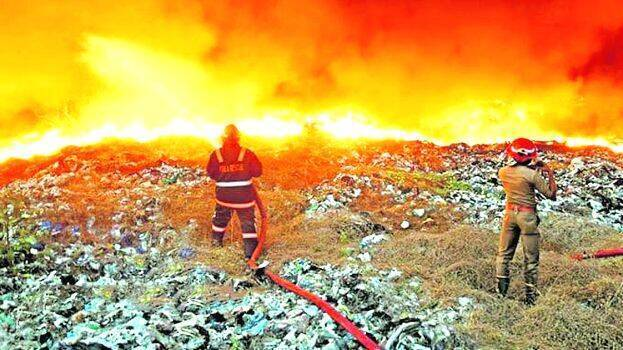
#> input picture classification/bramapuram.jpg, 623 x 350 px, given in place of the camera
$ python fire-hsv.py
#> lines starting #> are read from the running program, lines starting #| are printed output that depends on the picture; after the words box and inside, x2 and y2 are one past the last pixel; in counts of white or black regions, pixels touching at a corner belong together

import cv2
import numpy as np
import smtplib
import playsound
import threading

Alarm_Status = False
Email_Status = False
Fire_Reported = 0

def play_alarm_sound_function():
	while True:
		playsound.playsound('alarm-sound.mp3',True)

def send_mail_function():

    recipientEmail = "timothi2023@gmail.com"
    recipientEmail = recipientEmail.lower()

    try:
        server = smtplib.SMTP('smtp.gmail.com', 587)
        server.ehlo()
        server.starttls()
        server.login("timothi2023@gmail.com", 'rido zexv mpdq wpvk')
        server.sendmail('timothi2023@gmail.com', recipientEmail, "Warning A Fire Accident has been reported on ABC Company")
        print("sent to {}".format(recipientEmail))
        server.close()
    except Exception as e:
    	print(e)


video = cv2.VideoCapture(0) # If you want to use webcam use Index like 0,1.


while True:
    (grabbed, frame) = video.read()
#> frame is the input picture: shape (350, 623, 3); mean B, G, R 81.1, 159, 204.4
    if not grabbed:
        break

    frame = cv2.resize(frame, (960, 540))
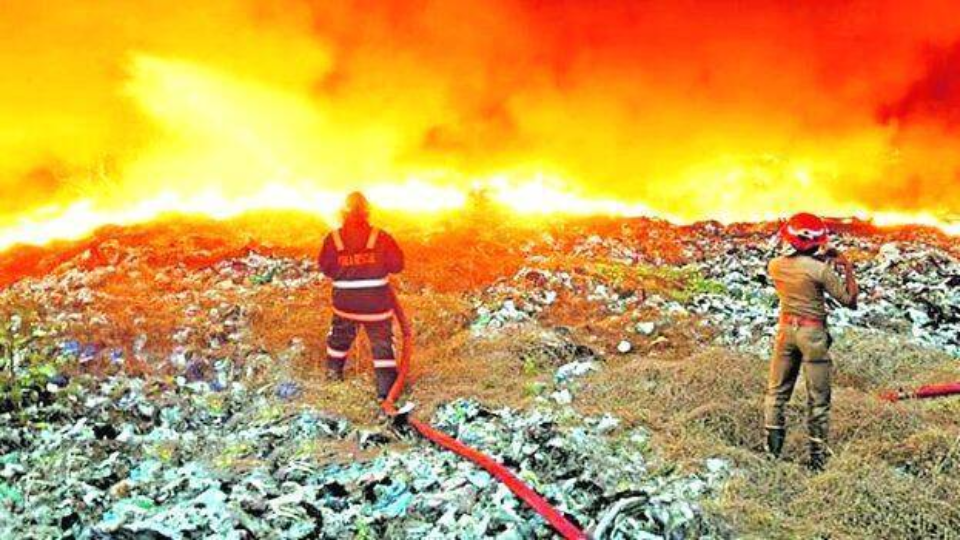
#> frame: shape (540, 960, 3); mean B, G, R 80.9, 158.8, 204.3

    blur = cv2.GaussianBlur(frame, (21, 21), 0)
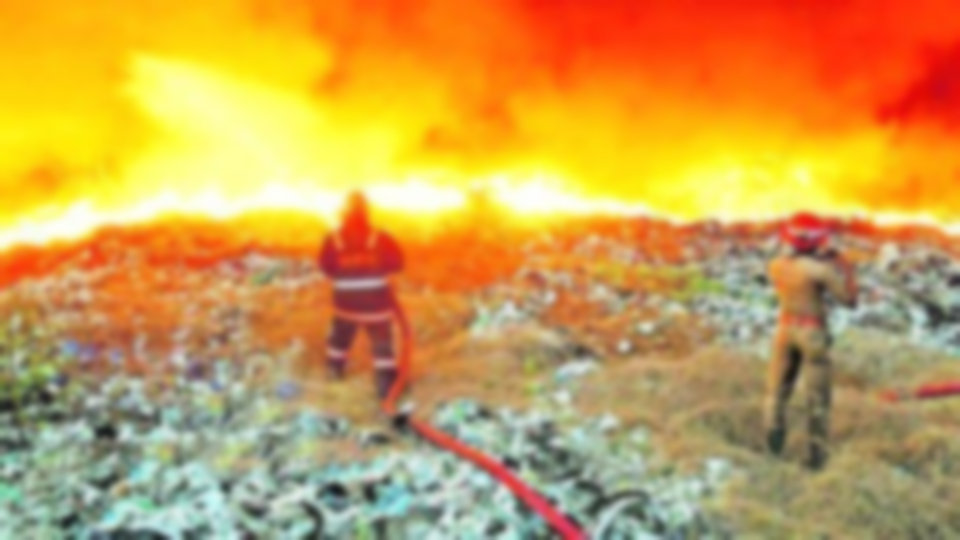
#> blur: shape (540, 960, 3); mean B, G, R 80.9, 158.8, 204.3
    hsv = cv2.cvtColor(blur, cv2.COLOR_BGR2HSV)
#> hsv: shape (540, 960, 3); mean H, S, V 30.6, 145.5, 208.7

    lower = [18, 50, 50]
    upper = [35, 255, 255]
    lower = np.array(lower, dtype="uint8")
    upper = np.array(upper, dtype="uint8")

    mask = cv2.inRange(hsv, lower, upper)
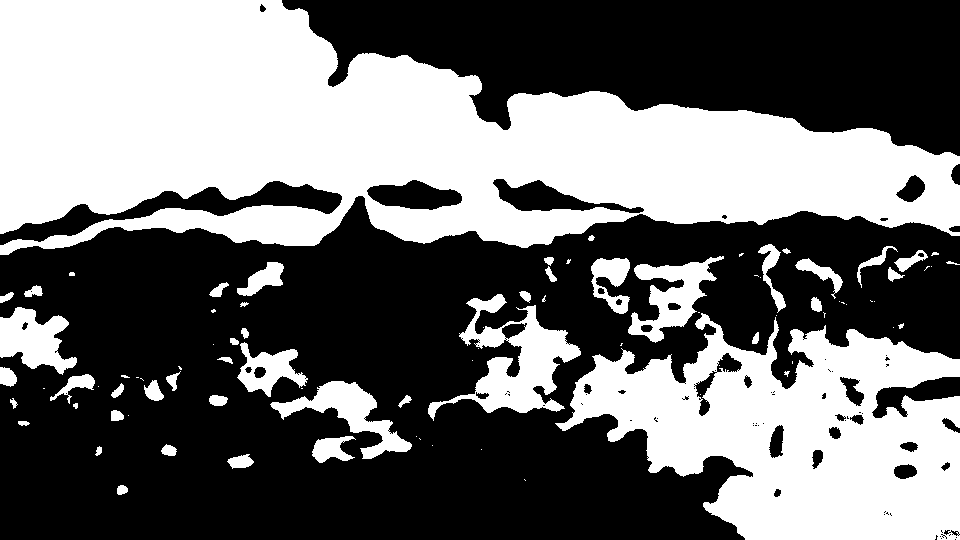
#> mask: shape (540, 960); 43.4% white; 87 white regions (39 under 20 px), largest, box (x1, y1, x2, y2) and area: (0, 0, 960, 255) 144554, (555, 313, 960, 540) 54217, (428, 294, 581, 421) 6862

    output = cv2.bitwise_and(frame, hsv, mask=mask)
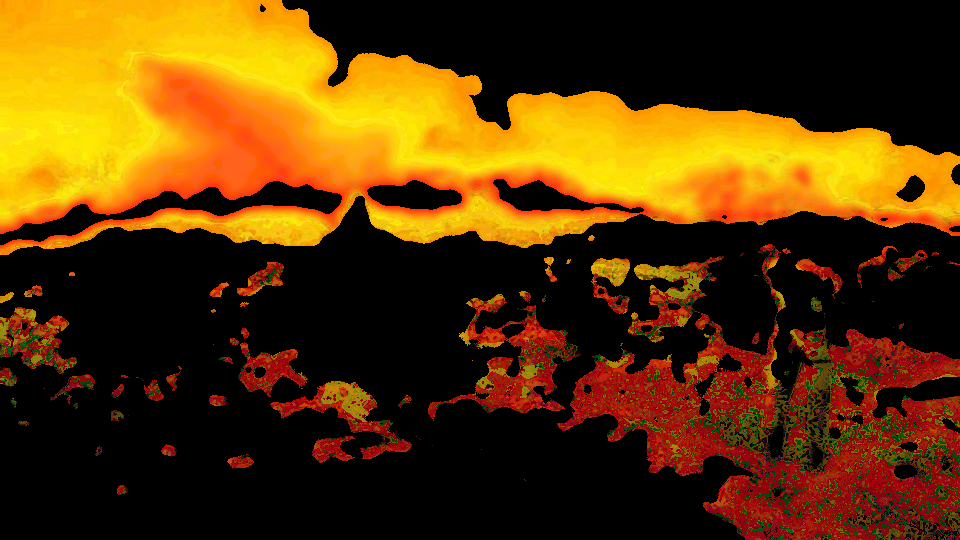
#> output: shape (540, 960, 3); mean B, G, R 4.4, 54.7, 90.1

    no_red = cv2.countNonZero(mask)
#> no_red = 225219

    if int(no_red) > 15000:
        Fire_Reported = Fire_Reported + 1

    cv2.imshow("output", output)

    if Fire_Reported >= 1:
    	print("Fire detected")
    	if Alarm_Status == False:
    		threading.Thread(target=play_alarm_sound_function).start()
    		Alarm_Status = True

    	if Email_Status == False:
    		threading.Thread(target=send_mail_function).start()
    		Email_Status = True


    if cv2.waitKey(1) & 0xFF == ord('q'):
#> (key q is pressed here)
        break

cv2.destroyAllWindows()
video.release()

$ run again, on classification/f2.jpg
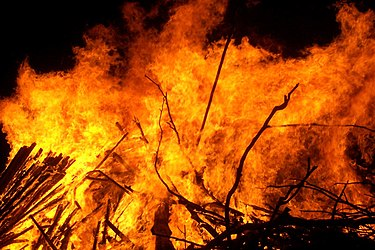
#> input picture classification/f2.jpg, 375 x 250 px, given in place of the camera
#> frame is the input picture: shape (250, 375, 3); mean B, G, R 10, 73.4, 156.6
#> frame: shape (540, 960, 3)
#> hsv: shape (540, 960, 3); mean H, S, V 17, 224, 156.5
#> `mask = cv2.inRange(hsv, lower, upper)`:
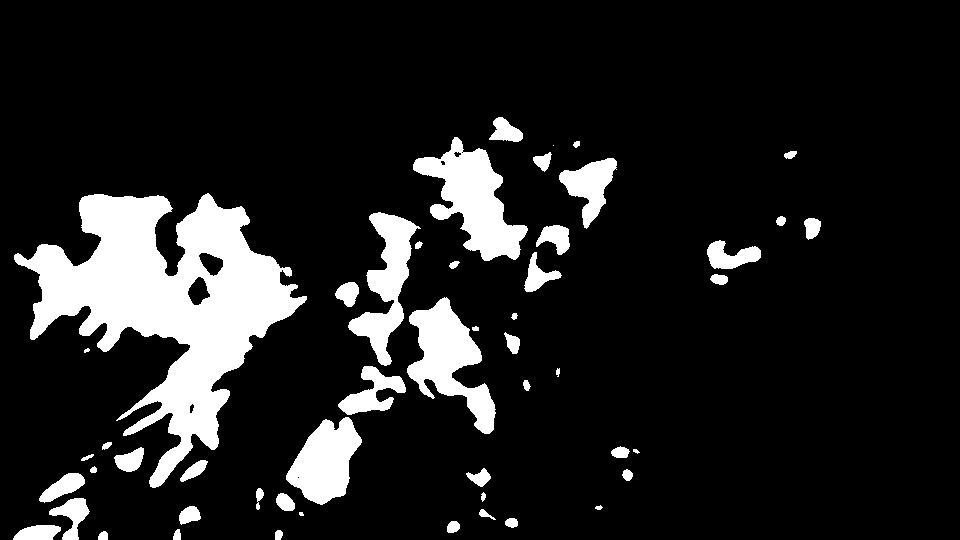
#> mask: shape (540, 960); 12.8% white; 51 white regions (2 under 20 px), largest, box (x1, y1, x2, y2) and area: (14, 193, 307, 488) 34012, (413, 137, 528, 261) 6337, (407, 297, 496, 434) 5404
#> `output = cv2.bitwise_and(frame, hsv, mask=mask)`:
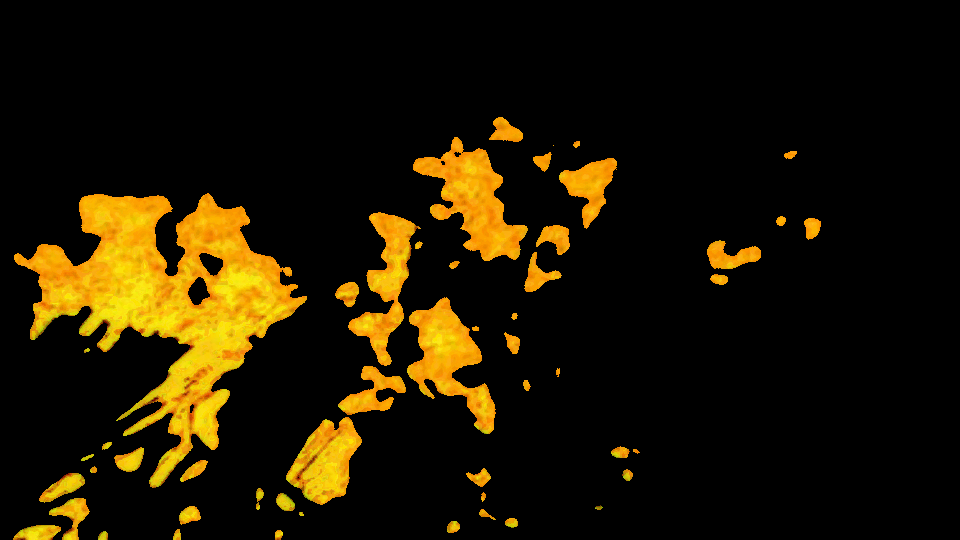
#> output: shape (540, 960, 3); mean B, G, R 1.1, 22.2, 31
#> no_red = 66599

$ run again, on classification/fire.jpg
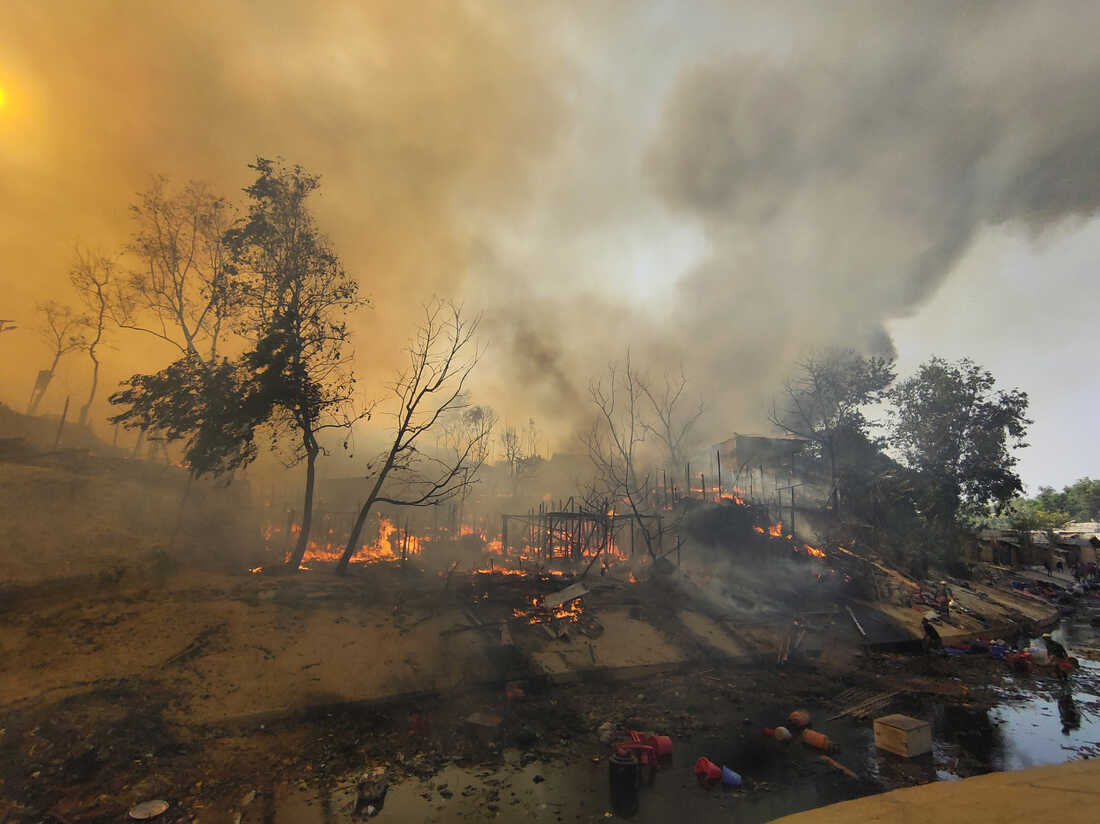
#> input picture classification/fire.jpg, 1100 x 824 px, given in place of the camera
#> frame is the input picture: shape (824, 1100, 3); mean B, G, R 87, 111.9, 128.3
#> frame: shape (540, 960, 3)
#> hsv: shape (540, 960, 3); mean H, S, V 24.3, 79.5, 128.6
#> `mask = cv2.inRange(hsv, lower, upper)`:
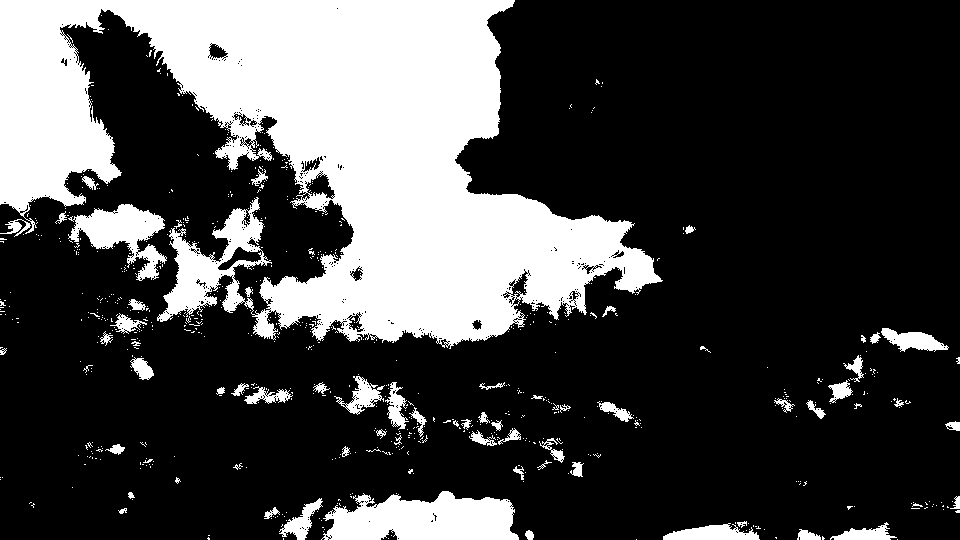
#> mask: shape (540, 960); 26.9% white; 692 white regions (623 under 20 px), largest, box (x1, y1, x2, y2) and area: (0, 0, 663, 349) 117602, (321, 491, 519, 540) 7204, (68, 204, 167, 281) 3351
#> `output = cv2.bitwise_and(frame, hsv, mask=mask)`:
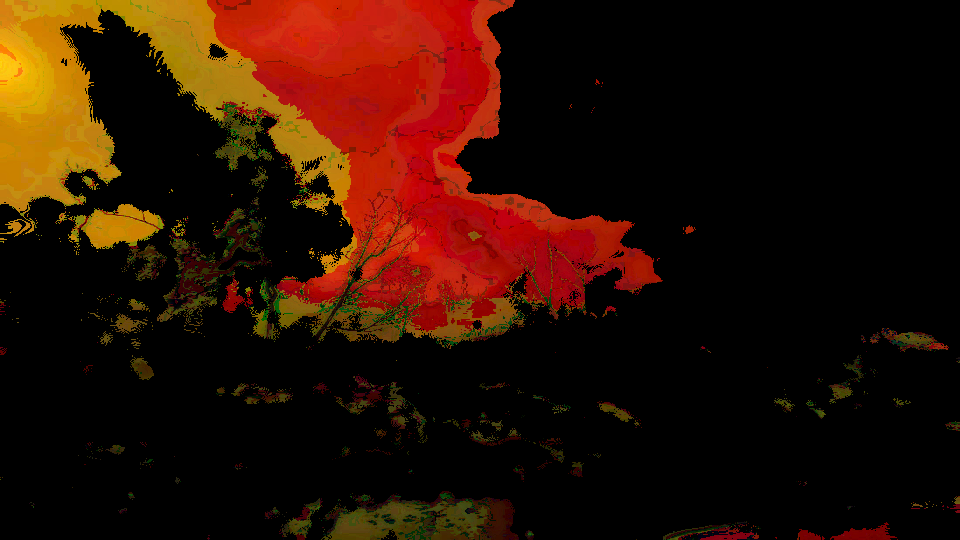
#> output: shape (540, 960, 3); mean B, G, R 2.4, 15.6, 42.5
#> no_red = 139456
